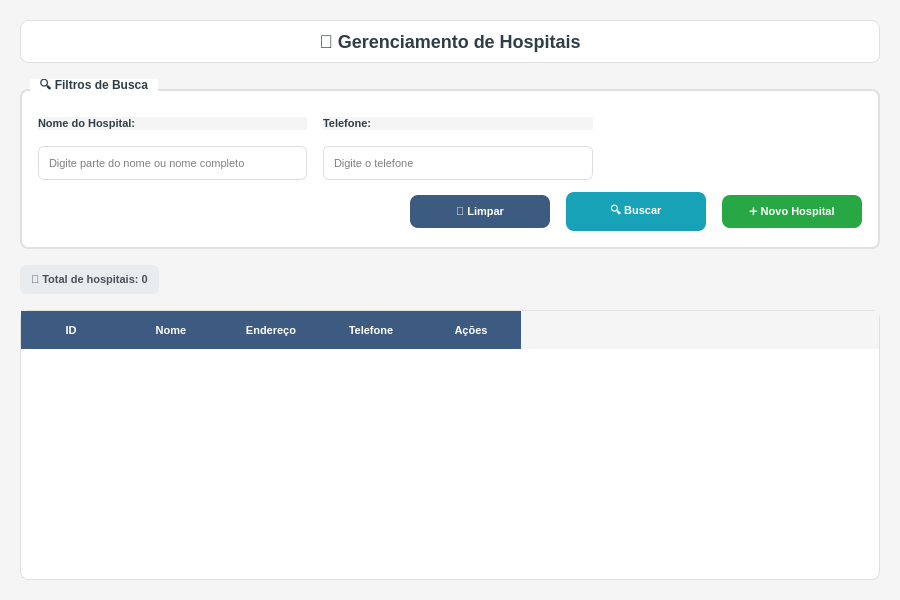
<?xml version="1.0" encoding="UTF-8"?>
<ui version="4.0">
 <class>HospitalAdminList</class>
 <widget class="QWidget" name="HospitalAdminList">
  <property name="geometry">
   <rect>
    <x>0</x>
    <y>0</y>
    <width>900</width>
    <height>600</height>
   </rect>
  </property>
  <property name="minimumSize">
   <size>
    <width>800</width>
    <height>500</height>
   </size>
  </property>
  <property name="windowTitle">
   <string>GEM - Gerenciamento de Hospitais</string>
  </property>
  <property name="windowIcon">
   <iconset>
    <normaloff>../../images/logo_hepp.png</normaloff>../../images/logo_hepp.png</iconset>
  </property>
  <property name="styleSheet">
   <string notr="true">QWidget {
    background-color: #f5f5f5;
    font-family: 'Segoe UI';
}

QGroupBox {
    font-weight: bold;
    font-size: 12px;
    color: #2F3E46;
    border: 2px solid #e0e0e0;
    border-radius: 8px;
    margin-top: 10px;
    padding-top: 10px;
    background-color: white;
}

QGroupBox::title {
    subcontrol-origin: margin;
    left: 10px;
    padding: 0 8px 0 8px;
    background-color: white;
}

QLabel {
    color: #2F3E46;
    font-weight: bold;
    font-size: 11px;
}

QLineEdit {
    border: 1px solid #ddd;
    border-radius: 6px;
    padding: 8px;
    background-color: white;
    font-size: 11px;
    selection-background-color: #3D5A80;
}

QLineEdit:focus {
    border: 2px solid #3D5A80;
    background-color: #f8f9ff;
}

QComboBox {
    border: 1px solid #ddd;
    border-radius: 6px;
    padding: 8px;
    background-color: white;
    font-size: 11px;
    selection-background-color: #3D5A80;
}

QComboBox:focus {
    border: 2px solid #3D5A80;
}

QComboBox::drop-down {
    border: none;
    width: 20px;
}

QComboBox::down-arrow {
    image: url();
    border: 1px solid #3D5A80;
    width: 8px;
    height: 8px;
    background-color: #3D5A80;
}

QPushButton {
    background-color: #3D5A80;
    color: white;
    border: none;
    border-radius: 8px;
    padding: 10px 20px;
    font-weight: bold;
    font-size: 11px;
    min-width: 100px;
}

QPushButton:hover {
    background-color: #2E4A66;
}

QPushButton:pressed {
    background-color: #1D3557;
}

QPushButton#btnBuscar {
    background-color: #17a2b8;
}

QPushButton#btnBuscar:hover {
    background-color: #138496;
}

QPushButton#btnBuscar:pressed {
    background-color: #0f6674;
}

QPushButton#btnNovo {
    background-color: #28a745;
}

QPushButton#btnNovo:hover {
    background-color: #218838;
}

QPushButton#btnNovo:pressed {
    background-color: #1e7e34;
}

QPushButton#btnEditar {
    background-color: #ffc107;
    color: #212529;
    min-width: 30px;
    max-width: 30px;
    min-height: 30px;
    max-height: 30px;
    padding: 5px;
}

QPushButton#btnEditar:hover {
    background-color: #e0a800;
}

QPushButton#btnEditar:pressed {
    background-color: #d39e00;
}

QPushButton#btnExcluir {
    background-color: #dc3545;
    min-width: 30px;
    max-width: 30px;
    min-height: 30px;
    max-height: 30px;
    padding: 5px;
}

QPushButton#btnExcluir:hover {
    background-color: #c82333;
}

QPushButton#btnExcluir:pressed {
    background-color: #bd2130;
}

QTableWidget {
    background-color: white;
    border: 1px solid #e0e0e0;
    border-radius: 8px;
    gridline-color: #f0f0f0;
    selection-background-color: #e3f2fd;
}

QHeaderView::section {
    background-color: #3D5A80;
    color: white;
    padding: 10px;
    border: none;
    font-weight: bold;
    font-size: 11px;
}

QTableWidget::item {
    padding: 8px;
    border-bottom: 1px solid #f0f0f0;
}

QTableWidget::item:selected {
    background-color: #e3f2fd;
    color: #1565c0;
}

QTableWidget::item:hover {
    background-color: #f5f5f5;
}

QLabel#lblContador {
    background-color: #e9ecef;
    color: #495057;
    padding: 8px;
    border-radius: 6px;
    font-weight: bold;
}
</string>
  </property>
  <layout class="QVBoxLayout" name="mainLayout">
   <property name="spacing">
    <number>16</number>
   </property>
   <property name="leftMargin">
    <number>20</number>
   </property>
   <property name="topMargin">
    <number>20</number>
   </property>
   <property name="rightMargin">
    <number>20</number>
   </property>
   <property name="bottomMargin">
    <number>20</number>
   </property>
   <item>
    <widget class="QLabel" name="lblTitulo">
     <property name="styleSheet">
      <string notr="true">QLabel {
    font-size: 18px;
    font-weight: bold;
    color: #2F3E46;
    padding: 10px;
    background-color: white;
    border-radius: 8px;
    border: 1px solid #e0e0e0;
}</string>
     </property>
     <property name="text">
      <string>🏥 Gerenciamento de Hospitais</string>
     </property>
     <property name="alignment">
      <set>Qt::AlignCenter</set>
     </property>
    </widget>
   </item>
   <item>
    <widget class="QGroupBox" name="groupFiltros">
     <property name="title">
      <string>🔍 Filtros de Busca</string>
     </property>
     <layout class="QVBoxLayout" name="filtrosLayout">
      <property name="spacing">
       <number>12</number>
      </property>
      <property name="leftMargin">
       <number>16</number>
      </property>
      <property name="topMargin">
       <number>16</number>
      </property>
      <property name="rightMargin">
       <number>16</number>
      </property>
      <property name="bottomMargin">
       <number>16</number>
      </property>
      <item>
       <layout class="QHBoxLayout" name="filtrosHorizontalLayout">
        <property name="spacing">
         <number>16</number>
        </property>
        <item>
         <layout class="QVBoxLayout" name="filtroNomeLayout">
          <item>
           <widget class="QLabel" name="lblFiltroNome">
            <property name="text">
             <string>Nome do Hospital:</string>
            </property>
           </widget>
          </item>
          <item>
           <widget class="QLineEdit" name="txtFiltroNome">
            <property name="placeholderText">
             <string>Digite parte do nome ou nome completo</string>
            </property>
            <property name="clearButtonEnabled">
             <bool>true</bool>
            </property>
           </widget>
          </item>
         </layout>
        </item>
        <item>
         <layout class="QVBoxLayout" name="filtroTelefoneLayout">
          <item>
           <widget class="QLabel" name="lblFiltroTelefone">
            <property name="text">
             <string>Telefone:</string>
            </property>
           </widget>
          </item>
          <item>
           <widget class="QLineEdit" name="txtFiltroTelefone">
            <property name="placeholderText">
             <string>Digite o telefone</string>
            </property>
            <property name="clearButtonEnabled">
             <bool>true</bool>
            </property>
           </widget>
          </item>
         </layout>
        </item>
        <item>
         <spacer name="horizontalSpacer_filtros">
          <property name="orientation">
           <enum>Qt::Horizontal</enum>
          </property>
          <property name="sizeHint" stdset="0">
           <size>
            <width>40</width>
            <height>20</height>
           </size>
          </property>
         </spacer>
        </item>
       </layout>
      </item>
      <item>
       <layout class="QHBoxLayout" name="botoesLayout">
        <property name="spacing">
         <number>16</number>
        </property>
        <item>
         <spacer name="horizontalSpacer">
          <property name="orientation">
           <enum>Qt::Horizontal</enum>
          </property>
          <property name="sizeHint" stdset="0">
           <size>
            <width>40</width>
            <height>20</height>
           </size>
          </property>
         </spacer>
        </item>
        <item>
         <widget class="QPushButton" name="btnLimpar">
          <property name="text">
           <string>🧹 Limpar</string>
          </property>
         </widget>
        </item>
        <item>
         <widget class="QPushButton" name="btnBuscar">
          <property name="text">
           <string>🔍 Buscar</string>
          </property>
          <property name="shortcut">
           <string>Return</string>
          </property>
          <property name="default">
           <bool>true</bool>
          </property>
         </widget>
        </item>
        <item>
         <widget class="QPushButton" name="btnNovo">
          <property name="text">
           <string>➕ Novo Hospital</string>
          </property>
          <property name="shortcut">
           <string>Ctrl+N</string>
          </property>
         </widget>
        </item>
       </layout>
      </item>
     </layout>
    </widget>
   </item>
   <item>
    <layout class="QHBoxLayout" name="infoLayout">
     <item>
      <widget class="QLabel" name="lblContador">
       <property name="text">
        <string>🏥 Total de hospitais: 0</string>
       </property>
      </widget>
     </item>
     <item>
      <spacer name="horizontalSpacer_2">
       <property name="orientation">
        <enum>Qt::Horizontal</enum>
       </property>
       <property name="sizeHint" stdset="0">
        <size>
         <width>40</width>
         <height>20</height>
        </size>
       </property>
      </spacer>
     </item>
    </layout>
   </item>
   <item>
    <widget class="QTableWidget" name="tableHospitais">
     <property name="alternatingRowColors">
      <bool>true</bool>
     </property>
     <property name="selectionBehavior">
      <enum>QAbstractItemView::SelectRows</enum>
     </property>
     <property name="showGrid">
      <bool>true</bool>
     </property>
     <property name="sortingEnabled">
      <bool>true</bool>
     </property>
     <property name="rowCount">
      <number>0</number>
     </property>
     <property name="columnCount">
      <number>5</number>
     </property>
     <column>
      <property name="text">
       <string>ID</string>
      </property>
     </column>
     <column>
      <property name="text">
       <string>Nome</string>
      </property>
     </column>
     <column>
      <property name="text">
       <string>Endereço</string>
      </property>
     </column>
     <column>
      <property name="text">
       <string>Telefone</string>
      </property>
     </column>
     <column>
      <property name="text">
       <string>Ações</string>
      </property>
     </column>
    </widget>
   </item>
  </layout>
 </widget>
 <tabstops>
  <tabstop>txtFiltroNome</tabstop>
  <tabstop>txtFiltroTelefone</tabstop>
  <tabstop>btnLimpar</tabstop>
  <tabstop>btnBuscar</tabstop>
  <tabstop>btnNovo</tabstop>
  <tabstop>tableHospitais</tabstop>
 </tabstops>
 <resources/>
 <connections/>
</ui>
